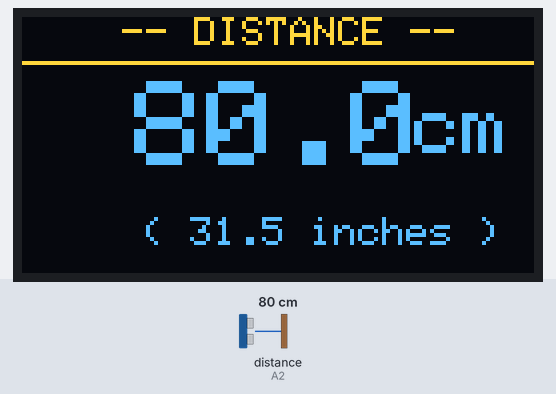
Recording of a sketch running on a simulated Arduino Uno, built with avr-gcc and run on an emulated ATmega328P. Shown: 128×64 one-colour display. Wiring (inferred from the names in the program): ultrasonic range finder: trigger A1; echo A2. The test bench sets the inputs (shaded band); at power-on: distance to the obstacle (sensor on A2) 80 cm. The echo pulse lasts 58.3 µs per cm; the OLED is the two-colour kind (top 16 rows yellow); what the sketch prints to the serial monitor is not drawn.

Above: at 2.18 s.
2.8 s: distance to the obstacle (sensor on A2) set to 4 cm
At 4.2 s:
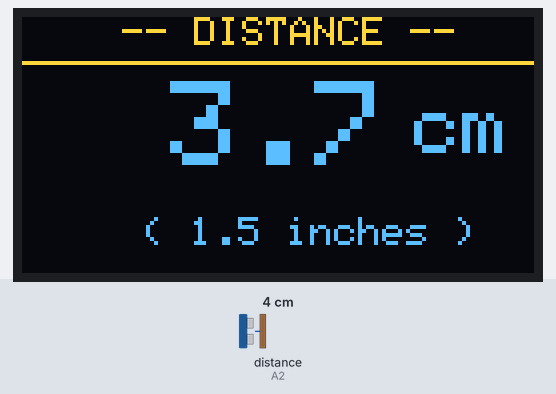
4.5 s: distance to the obstacle (sensor on A2) set to 2 cm
At 5.0 s:
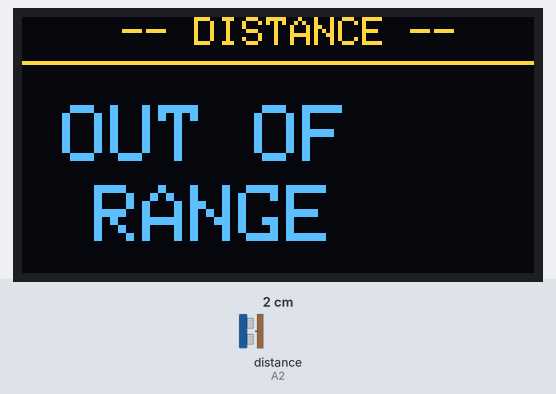
6.1 s: distance to the obstacle (sensor on A2) set to 299 cm
At 6.51 s:
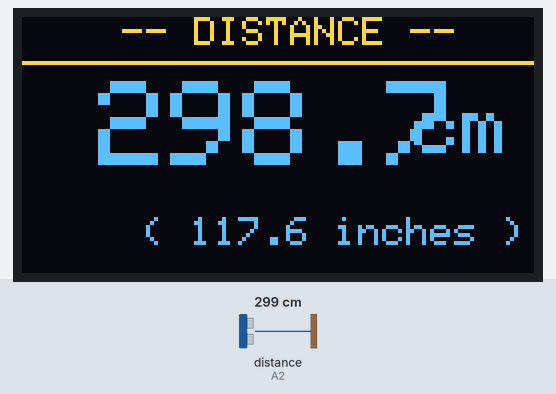
8.2 s: distance to the obstacle (sensor on A2) set to 250 cm
At 8.37 s:
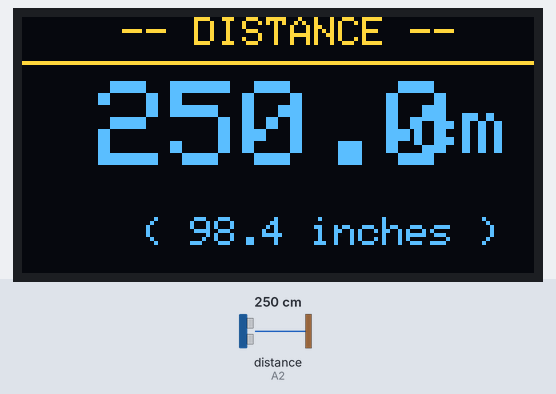
Timing chart, 0 to 10.7 s (numbered marks = the images above; inputs shaded):
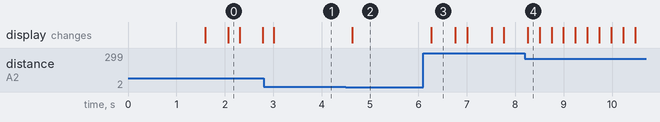

Measured:
- the behaviour switches between 3 and 2 cm on distance to the obstacle (sensor on A2) (found by bisection; images 1 and 2)
- after the input at 2.8 s, the display: changes after 0.21 s (image 1)
- after the input at 4.5 s, the display: changes after 0.13 s (image 2)
- after the input at 6.1 s, the display: changes after 0.16 s (image 3)
- after the input at 8.2 s, the display: changes after 0.06 s (image 4)
- what the display in image 3 shows lasts 0.5 s, from 6.3 s to 6.8 s

The sketch:

ultrasonicsensor_and_display.ino
```cpp
/*
  Ultrasonic Sensor + OLED Display
  ---------------------------------
  Ultrasonic Sensor:
    TRIG --> A1 (pin 15)
    ECHO --> A2 (pin 16)

  OLED (SSD1306, 128x64, I2C):
    SDA  --> A4
    SCL  --> A5

  Libraries required (install via Library Manager):
    - Adafruit SSD1306
    - Adafruit GFX Library
*/

#include <Wire.h>
#include <Adafruit_GFX.h>
#include <Adafruit_SSD1306.h>

// ── OLED config ──────────────────────────────────────────────
#define SCREEN_WIDTH  128
#define SCREEN_HEIGHT  64
#define OLED_RESET     -1
#define SCREEN_ADDRESS 0x3C

Adafruit_SSD1306 display(SCREEN_WIDTH, SCREEN_HEIGHT, &Wire, OLED_RESET);

// ── Ultrasonic sensor pins ────────────────────────────────────
#define TRIG_PIN A1
#define ECHO_PIN A2

#define MAX_DISTANCE_CM  400
#define MIN_DISTANCE_CM    2

void setup() {
  Serial.begin(9600);

  pinMode(TRIG_PIN, OUTPUT);
  pinMode(ECHO_PIN, INPUT);
  digitalWrite(TRIG_PIN, LOW);

  if (!display.begin(SSD1306_SWITCHCAPVCC, SCREEN_ADDRESS)) {
    Serial.println(F("SSD1306 not found! Check wiring/address."));
    while (true);
  }

  display.clearDisplay();
  display.setTextColor(SSD1306_WHITE);

  display.setTextSize(1);
  display.setCursor(20, 20);
  display.println(F("Ultrasonic Sensor"));
  display.setCursor(35, 38);
  display.println(F("Initializing..."));
  display.display();
  delay(1500);
}

float measureDistance() {
  digitalWrite(TRIG_PIN, LOW);
  delayMicroseconds(2);
  digitalWrite(TRIG_PIN, HIGH);
  delayMicroseconds(10);
  digitalWrite(TRIG_PIN, LOW);

  long duration = pulseIn(ECHO_PIN, HIGH, 30000UL);

  if (duration == 0) return -1;

  float distanceCm = (duration * 0.0343f) / 2.0f;

  if (distanceCm < MIN_DISTANCE_CM || distanceCm > MAX_DISTANCE_CM)
    return -1;

  return distanceCm;
}

void loop() {
  float cm = measureDistance();
  float inches = (cm > 0) ? cm / 2.54f : -1;

  if (cm > 0) {
    Serial.print(F("Distance: "));
    Serial.print(cm, 1);
    Serial.print(F(" cm  |  "));
    Serial.print(inches, 1);
    Serial.println(F(" in"));
  } else {
    Serial.println(F("Distance: Out of range"));
  }

  display.clearDisplay();

  display.setTextSize(1);
  display.setCursor(25, 0);
  display.println(F("-- DISTANCE --"));
  display.drawLine(0, 11, 127, 11, SSD1306_WHITE);

  if (cm > 0) {
    display.setTextSize(3);
    String cmStr = String(cm, 1);
    int16_t x = (SCREEN_WIDTH - cmStr.length() * 18) / 2;
    display.setCursor(max((int16_t)0, x), 16);
    display.print(cmStr);

    display.setTextSize(2);
    display.setCursor(98, 20);
    display.println(F("cm"));

    display.setTextSize(1);
    display.setCursor(30, 50);
    display.print(F("( "));
    display.print(inches, 1);
    display.print(F(" inches )"));
  } else {
    display.setTextSize(2);
    display.setCursor(10, 22);
    display.println(F("OUT OF"));
    display.setCursor(18, 42);
    display.println(F("RANGE"));
  }

  display.display();
  delay(200);
}
```
